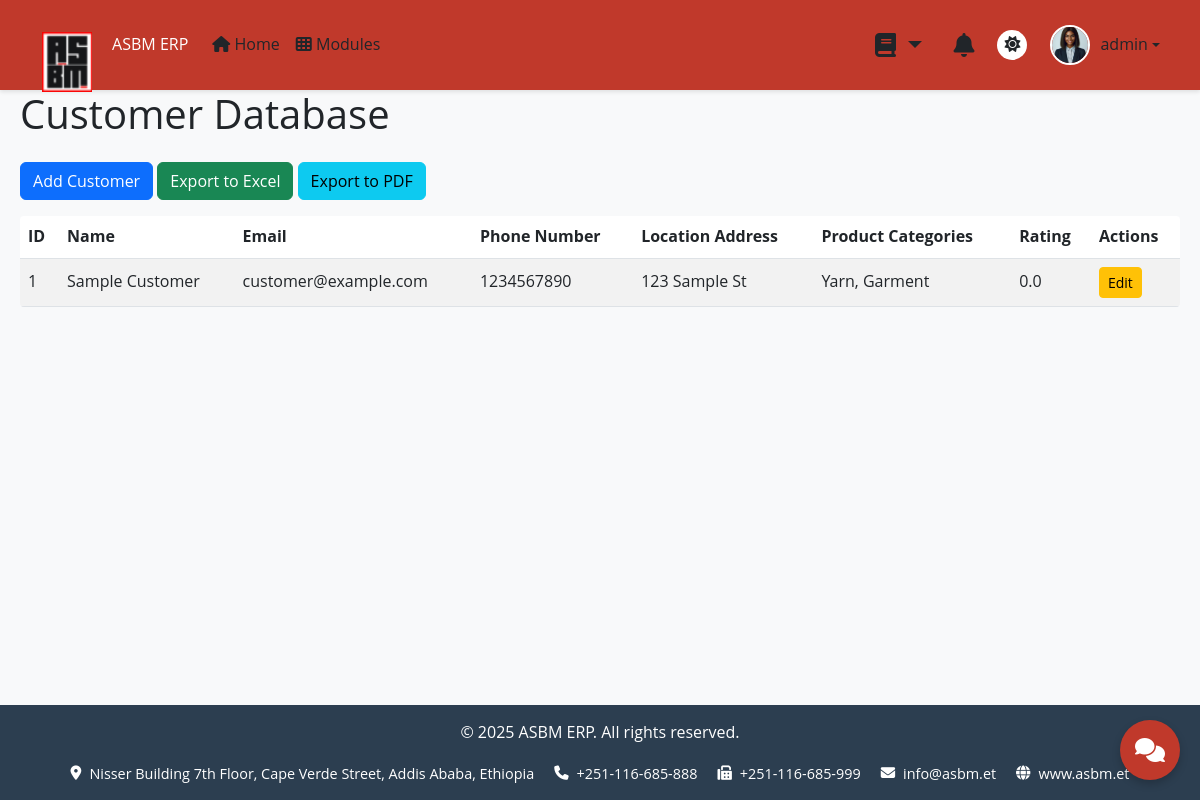
Page /product/customers (signed in) on the earlier database version.
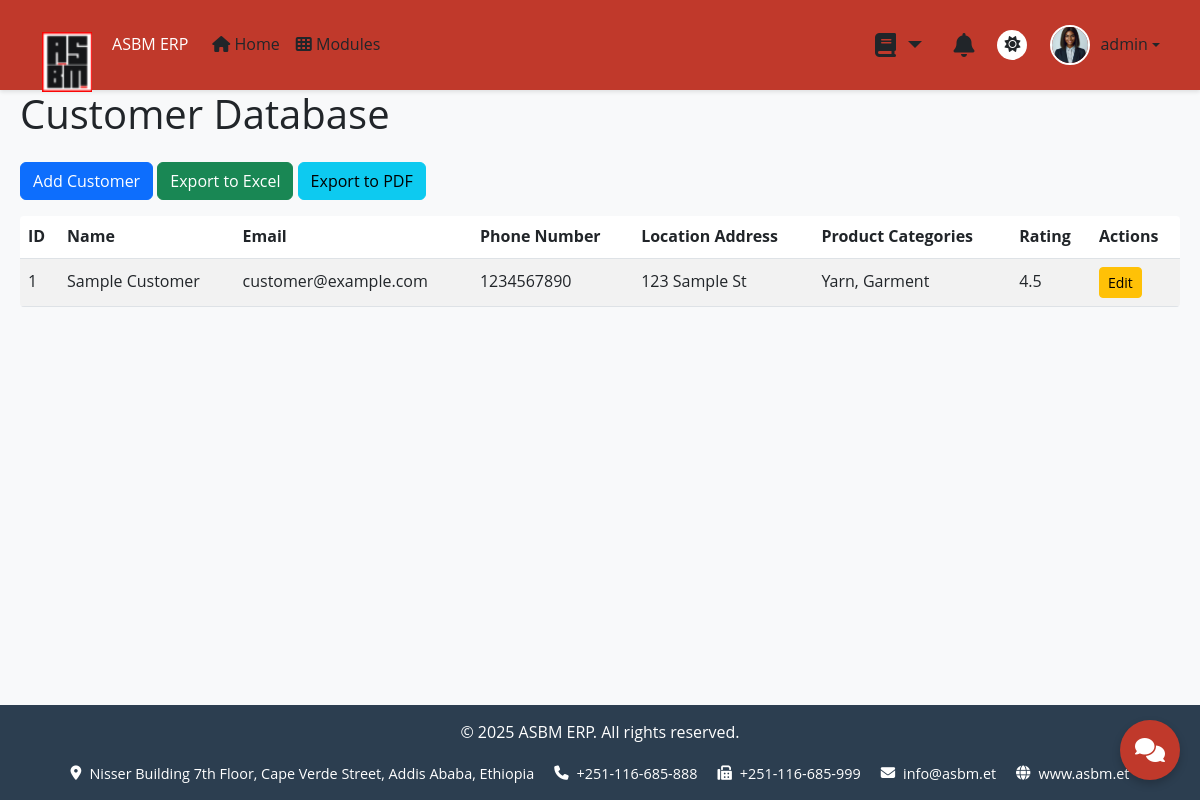
Same page on the later database version.
### modules/models.py (models this page shows)
class Customer(db.Model):
    __tablename__ = 'customers'
    id = db.Column(db.Integer, primary_key=True)
    name = db.Column(db.String(100), nullable=False)
    email = db.Column(db.String(120), unique=True, nullable=False)
    phone_number = db.Column(db.String(20), nullable=True)
    location_address = db.Column(db.String(200), nullable=True)
    product_types = db.Column(db.String(200), nullable=True)
    rating = db.Column(db.Float, default=0.0)
    contact_details = db.Column(db.Text, nullable=True)
    created_at = db.Column(db.DateTime, default=datetime.utcnow)
    orders = db.relationship('Order', back_populates='customer', lazy=True)
    products = db.relationship('Product', back_populates='customer', lazy=True)

### modules/product.py (the view)
@product_bp.route('/customers')
@login_required
def customers():
    if not (current_user.is_admin() or current_user.has_permission('customers')):
        flash('You do not have permission to view customers!', 'danger')
        return redirect(url_for('dashboard.dashboard'))
    customers = Customer.query.all()
    for customer in customers:
        customer.rating = calculate_customer_rating(customer.id)
    db.session.commit()
    return render_template('customers.html', customers=customers)

### main.py (called while the page is built)
@login_manager.user_loader
def load_user(user_id):
    return db.session.get(User, int(user_id))

@app.context_processor
def inject_csrf_token():
    return {'csrf_token': generate_csrf, 'now': lambda: datetime.now().timestamp()}

### modules/models.py (called while the page is built)
    def has_permission(self, module, action='view'):
        return self.is_admin() or (self.permissions.get(module, {}).get(action, False))

    def is_admin(self):
        return self.role.lower() == 'admin'

### modules/product.py (called while the page is built)
def calculate_customer_rating(customer_id):
    customer_order_count = db.session.query(db.func.count(Order.id)).filter(Order.customer_id == customer_id).scalar() or 0
    max_order_count = db.session.query(db.func.count(Order.id)).group_by(Order.customer_id).order_by(db.func.count(Order.id).desc()).first()
    max_order_count = max_order_count[0] if max_order_count else 0
    if max_order_count > 0:
        rating = (customer_order_count / max_order_count) * 5
    else:
        rating = 0.0
    return round(rating, 2)

### templates/customers.html (shortened to what this page needs)
{% extends 'base.html' %}
{% block content %}
    <h1 class="mb-4">Customer Database</h1>
    <div class="mb-3">
        <a href="{{ url_for('product.add_customer') }}" class="btn btn-primary">Add Customer</a>
        <a href="{{ url_for('product.export_customers', format='excel') }}" class="btn btn-success">Export to Excel</a>
        <a href="{{ url_for('product.export_customers', format='pdf') }}" class="btn btn-info">Export to PDF</a>
    </div>
    <table class="table table-striped">
        <thead>
            <tr>
                <th>ID</th>
                <th>Name</th>
                <th>Email</th>
                <th>Phone Number</th>
                <th>Location Address</th>
                <th>Product Categories</th>
                <th>Rating</th>
                <th>Actions</th>
            </tr>
        </thead>
        <tbody>
            {% for customer in customers %}
            <tr>
                <td>{{ customer.id }}</td>
                <td>{{ customer.name }}</td>
                <td>{{ customer.email }}</td>
                <td>{{ customer.phone_number or 'N/A' }}</td>
                <td>{{ customer.location_address or 'N/A' }}</td>
                <td>{{ customer.product_types or 'N/A' }}</td>
                <td>{{ customer.rating }}</td>
                <td>
                    <a href="{{ url_for('product.edit_customer', customer_id=customer.id) }}" class="btn btn-sm btn-warning">Edit</a>
                </td>
            </tr>
            {% endfor %}
        </tbody>
    </table>
{% endblock %}

Differences in the rows shown:
changed Customer "Sample Customer": rating "0.0" → "4.5"
